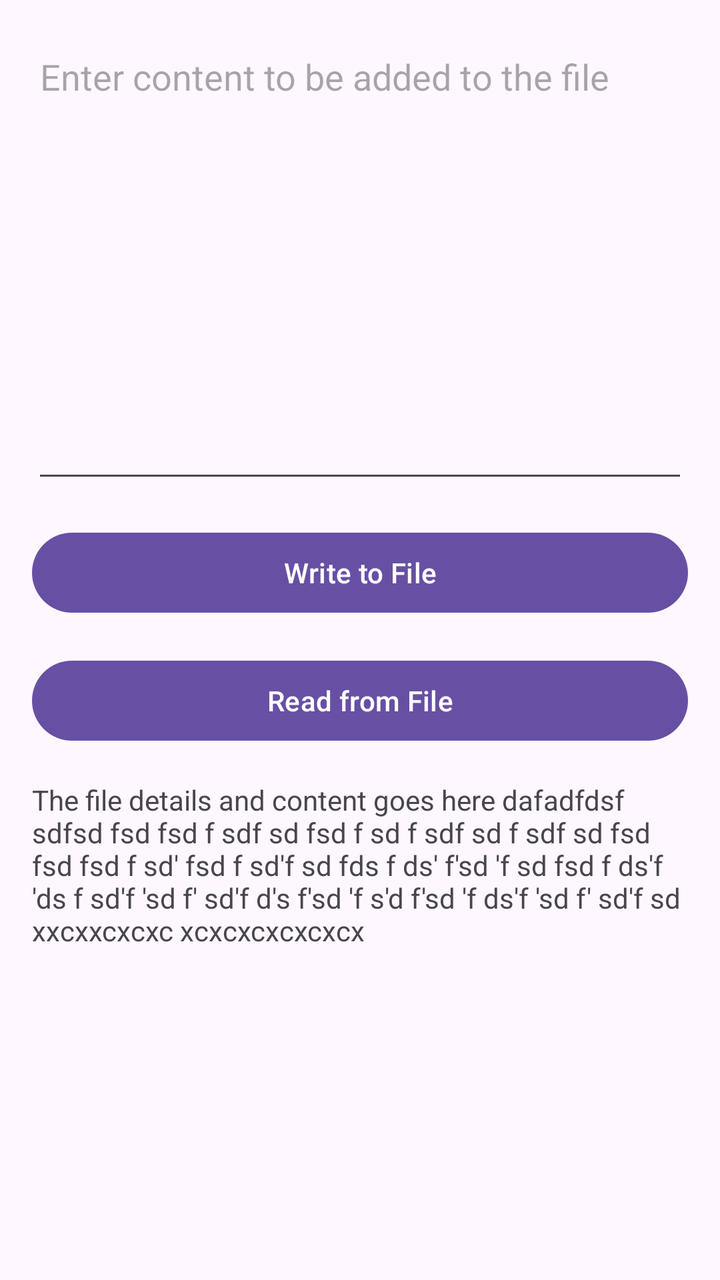
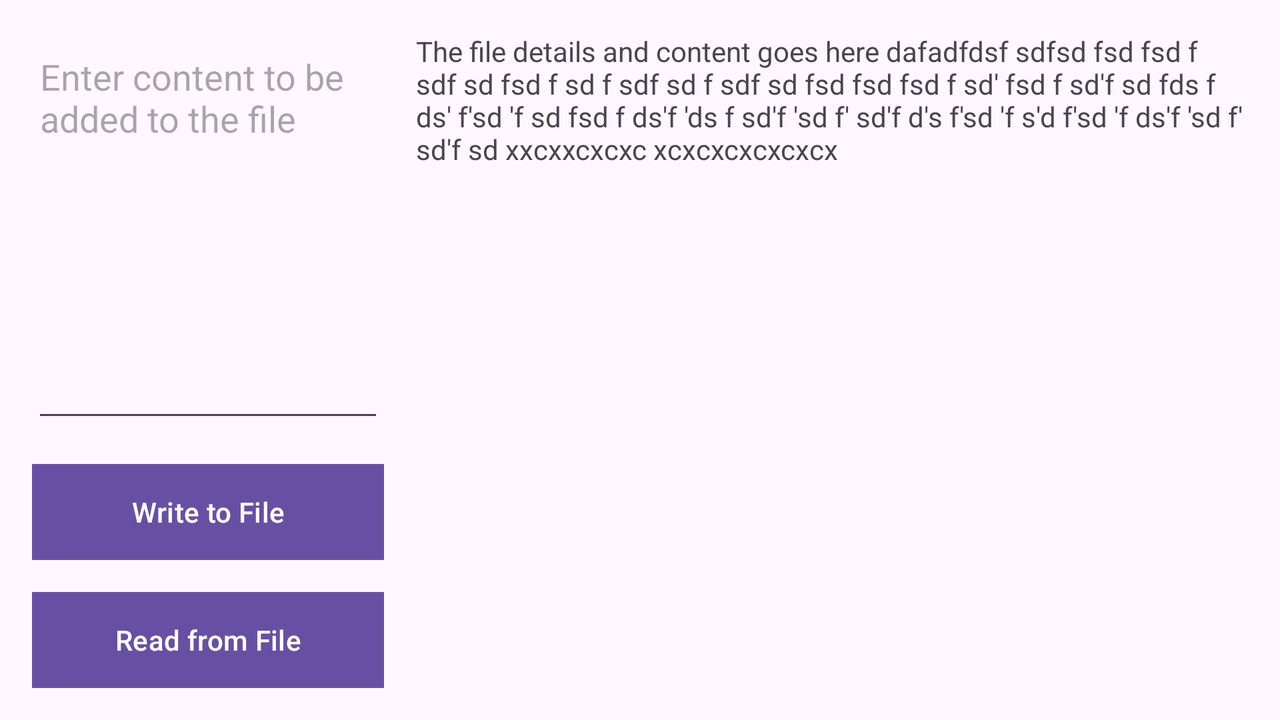

Compare how this app lays out the same screen by default and in its alternative resource folder. The renders come first, then the two layout files and the values they reference.
<!-- AndroidManifest.xml: application theme Theme.ANDROIDDemos -->
<!-- res/layout/activity_files_with_data_directory.xml -->
<?xml version="1.0" encoding="utf-8"?>
<androidx.constraintlayout.widget.ConstraintLayout xmlns:android="http://schemas.android.com/apk/res/android"
    xmlns:app="http://schemas.android.com/apk/res-auto"
    xmlns:tools="http://schemas.android.com/tools"
    android:layout_width="match_parent"
    android:layout_height="match_parent"
    tools:context=".file_storage_demo.files_with_data_directory.FilesWithDataDirectory">

    <EditText
        android:id="@+id/etContentForFileDataDir"
        android:layout_width="0dp"
        android:layout_height="wrap_content"
        android:layout_marginStart="16dp"
        android:layout_marginTop="16dp"
        android:layout_marginEnd="16dp"
        android:gravity="start"
        android:hint="Enter content to be added to the file"
        android:isScrollContainer="true"
        android:minLines="10"
        app:layout_constraintEnd_toEndOf="parent"
        app:layout_constraintStart_toStartOf="parent"
        app:layout_constraintTop_toTopOf="parent" />

    <Button
        android:id="@+id/btnWriteToFileDataDir"
        android:layout_width="0dp"
        android:layout_height="wrap_content"
        android:layout_marginStart="16dp"
        android:layout_marginTop="16dp"
        android:layout_marginEnd="16dp"
        android:text="Write to File"
        app:layout_constraintEnd_toEndOf="parent"
        app:layout_constraintStart_toStartOf="parent"
        app:layout_constraintTop_toBottomOf="@+id/etContentForFileDataDir" />

    <Button
        android:id="@+id/btnReadFromFileDataDir"
        android:layout_width="0dp"
        android:layout_height="wrap_content"
        android:layout_marginStart="16dp"
        android:layout_marginTop="16dp"
        android:layout_marginEnd="16dp"
        android:text="Read from File"
        app:layout_constraintEnd_toEndOf="parent"
        app:layout_constraintStart_toStartOf="parent"
        app:layout_constraintTop_toBottomOf="@+id/btnWriteToFileDataDir" />

    <ScrollView
        android:layout_width="0dp"
        android:layout_height="0dp"
        android:layout_marginStart="16dp"
        android:layout_marginTop="16dp"
        android:layout_marginEnd="16dp"
        app:layout_constraintBottom_toBottomOf="parent"
        app:layout_constraintEnd_toEndOf="parent"
        app:layout_constraintStart_toStartOf="parent"
        app:layout_constraintTop_toBottomOf="@+id/btnReadFromFileDataDir">

        <LinearLayout
            android:layout_width="match_parent"
            android:layout_height="wrap_content"
            android:orientation="vertical">

            <TextView
                android:id="@+id/tvContentsOfFileDataDir"
                android:layout_width="match_parent"
                android:layout_height="match_parent"
                android:scrollIndicators="end"
                android:scrollbarAlwaysDrawVerticalTrack="true"
                android:scrollbarStyle="insideOverlay"
                android:scrollbars="vertical"
                android:scrollHorizontally="false"
                android:text="The file details and content goes here
dafadfdsf
sdfsd
fsd
fsd
f
sdf
sd
fsd
f
sd
f
sdf
sd
f
sdf
sd
fsd
fsd
fsd
f
sd'
fsd
f
sd'f
sd
fds
f
ds'
f'sd
'f
sd
fsd
f
ds'f
'ds
f
sd'f
'sd
f'
sd'f
d's
f'sd
'f
s'd
f'sd
'f
ds'f
'sd
f'
sd'f
sd
xxcxxcxcxc
xcxcxcxcxcxcx" />
        </LinearLayout>
    </ScrollView>
</androidx.constraintlayout.widget.ConstraintLayout>
<!-- resources referenced by this layout -->
<resources>
  <style name="Theme.ANDROIDDemos" parent="Theme.Material3.DayNight" />
</resources>
<!-- res/layout-land/activity_files_with_data_directory.xml (the repository's variant of the layout above) -->
<!-- drawn on the phone turned sideways -->
<?xml version="1.0" encoding="utf-8"?>
<androidx.constraintlayout.widget.ConstraintLayout xmlns:android="http://schemas.android.com/apk/res/android"
    xmlns:app="http://schemas.android.com/apk/res-auto"
    xmlns:tools="http://schemas.android.com/tools"
    android:layout_width="match_parent"
    android:layout_height="match_parent"
    tools:context=".file_storage_demo.files_with_data_directory.FilesWithDataDirectory">

    <EditText
        android:id="@+id/etContentForFileDataDir"
        android:layout_width="0dp"
        android:layout_height="0dp"
        android:layout_marginStart="16dp"
        android:layout_marginTop="16dp"
        android:layout_marginBottom="16dp"
        android:gravity="start"
        android:hint="Enter content to be added to the file"
        android:isScrollContainer="true"
        android:minLines="3"
        app:layout_constraintBottom_toTopOf="@+id/btnWriteToFileDataDir"
        app:layout_constraintEnd_toStartOf="@+id/guideline3"
        app:layout_constraintStart_toStartOf="parent"
        app:layout_constraintTop_toTopOf="parent" />

    <Button
        android:id="@+id/btnWriteToFileDataDir"
        android:layout_width="0dp"
        android:layout_height="wrap_content"
        android:layout_marginStart="16dp"
        android:layout_marginBottom="16dp"
        android:background="@color/teal_200"
        android:text="Write to File"
        app:layout_constraintBottom_toTopOf="@+id/btnReadFromFileDataDir"
        app:layout_constraintEnd_toStartOf="@+id/guideline3"
        app:layout_constraintStart_toStartOf="parent" />

    <Button
        android:id="@+id/btnReadFromFileDataDir"
        android:layout_width="0dp"
        android:layout_height="wrap_content"
        android:layout_marginStart="16dp"
        android:layout_marginBottom="16dp"
        android:background="@color/teal_200"
        android:text="Read from File"
        app:layout_constraintBottom_toBottomOf="parent"
        app:layout_constraintEnd_toStartOf="@+id/guideline3"
        app:layout_constraintStart_toStartOf="parent" />

    <ScrollView
        android:layout_width="0dp"
        android:layout_height="0dp"
        android:layout_marginStart="16dp"
        android:layout_marginTop="16dp"
        android:layout_marginEnd="16dp"
        app:layout_constraintBottom_toBottomOf="parent"
        app:layout_constraintEnd_toEndOf="parent"
        app:layout_constraintStart_toStartOf="@+id/guideline3"
        app:layout_constraintTop_toTopOf="parent">

        <LinearLayout
            android:layout_width="match_parent"
            android:layout_height="wrap_content"
            android:orientation="vertical">

            <TextView
                android:id="@+id/tvContentsOfFileDataDir"
                android:layout_width="match_parent"
                android:layout_height="match_parent"
                android:scrollIndicators="end"
                android:scrollbarAlwaysDrawVerticalTrack="true"
                android:scrollbarStyle="insideOverlay"
                android:scrollbars="vertical"
                android:scrollHorizontally="false"
                android:text="The file details and content goes here
dafadfdsf
sdfsd
fsd
fsd
f
sdf
sd
fsd
f
sd
f
sdf
sd
f
sdf
sd
fsd
fsd
fsd
f
sd'
fsd
f
sd'f
sd
fds
f
ds'
f'sd
'f
sd
fsd
f
ds'f
'ds
f
sd'f
'sd
f'
sd'f
d's
f'sd
'f
s'd
f'sd
'f
ds'f
'sd
f'
sd'f
sd
xxcxxcxcxc
xcxcxcxcxcxcx" />
        </LinearLayout>
    </ScrollView>

    <androidx.constraintlayout.widget.Guideline
        android:id="@+id/guideline3"
        android:layout_width="wrap_content"
        android:layout_height="wrap_content"
        android:orientation="vertical"
        app:layout_constraintGuide_percent="0.30" />
</androidx.constraintlayout.widget.ConstraintLayout>
